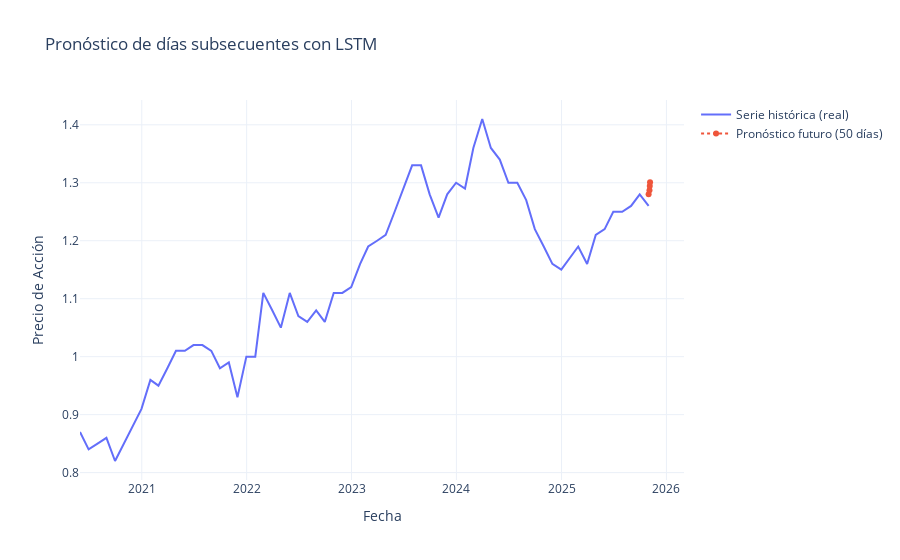

The code cell stored with this chart in its notebook:
### Code cell
fig = go.Figure()

# 1. Serie histórica real
fig.add_trace(go.Scatter(
    x=df['Close'].index,
    y=df['Close'].values,
    mode="lines",
    name="Serie histórica (real)"
))

# 2. Predicción futura (50 días)
fig.add_trace(go.Scatter(
    x=future_dates,
    y=future_real,
    mode="lines+markers",
    name="Pronóstico futuro (50 días)",
    line=dict(dash="dot")
))

fig.update_layout(
    title="Pronóstico de días subsecuentes con LSTM",
    xaxis_title="Fecha",
    yaxis_title="Precio de Acción",
    template="plotly_white"
)

fig.show()
